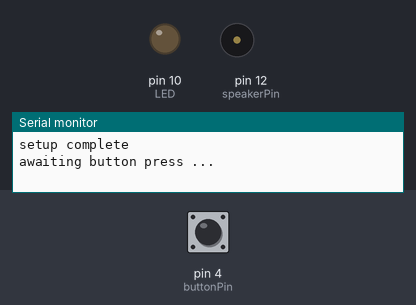
Recording of a sketch running on a simulated Arduino Uno, built with avr-gcc and run on an emulated ATmega328P. Parts: output pins drawn as LEDs (lit = HIGH), buzzer (waves = sounding), the last lines printed to the serial monitor. The inputs (shaded band) are chosen by the test bench; at power-on: pin 4 (buttonPin) LOW.

Above: at 1.2 s.
1.3 s: pin 4 (buttonPin) pulled HIGH for 1 s
At 3.5 s:
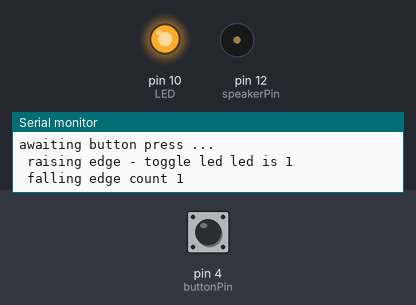
3.8 s: pin 4 (buttonPin) pulled HIGH for 0.15 s
At 4.5 s:
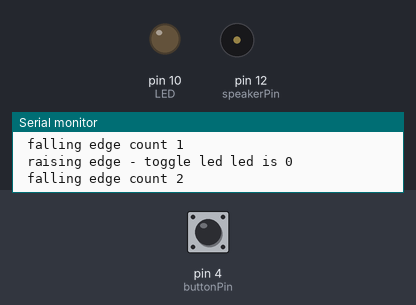
5.4 s: pin 4 (buttonPin) pulled HIGH for 3.2 s
At 6.0 s:
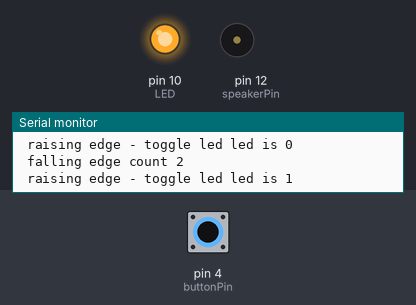
Timing chart, 0 to 10.1 s (numbered marks = the images above; inputs shaded):
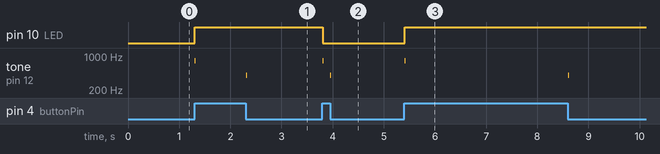

The sketch:

W07-04-DI-singleButton-RAISING-FALLING.ino
```cpp
// W07-04-DI-singleButton-RAISING-FALLING
// GOAL -- detect both edges while reading a button
// send that state over serial

/*
 *
 *
 *   NOTE TONE (speaker) conflicts with (messes up) PWM (~) On pin 11 and 3
 *
 *   if you want to use red led
 *   need to move RED LED WIRE to pin 6 !!!
 *
 *   this code uses pin 10 ( green led)
 *
 *
 */

// button variables
int buttonPin = 4 ;   // pin declare -- where is circuit ?
boolean buttonState =  0 ; // state of button 1=pressed, 0=not

// led variables
int     LED = 10;
boolean LEDState = 0;

// compare variables
boolean IS_PRESSED = 1; // we want to know when pressed
boolean NOT_PRESSED = 0;

// speaker variables -- // https://www.arduino.cc/reference/en/language/functions/advanced-io/tone/
int speakerPin = 12;
int raisingFrequency = 800;
int fallingFrequency = 400;

// diary variables
boolean lastButtonState = 0;

int counter=0;


void setup() {
  pinMode(buttonPin, INPUT); // INPUT OR OUTPUT ?
  pinMode(LED, OUTPUT);

  Serial.begin(9600);
  Serial.println("setup complete \n\n");
  Serial.println("awaiting button press ...");
}

void loop (){
  // (1) get current reading
  buttonState = digitalRead( buttonPin ); // read button

  // (2) compare -- look for raising edge
  // if the button IS pressed AND (&&) lastTime was NOT pressed
  if ((buttonState == IS_PRESSED) && (lastButtonState == NOT_PRESSED)) {

     Serial.print("\n raising edge - toggle led");

     LEDState = !LEDState; // toggle the led state
     Serial.print(" led is " );
     Serial.println(LEDState);

     tone(speakerPin, raisingFrequency);

  }

  // (2) compare -- look for falling edge
  // if button is NOT (!=) pressed AND (&&) lastTime it WAS (==) pressed
  if ((buttonState == NOT_PRESSED) && (lastButtonState == IS_PRESSED)) {

     Serial.print(" falling edge");

     counter++;
     Serial.print(" count ");
     Serial.println(counter);

     tone(speakerPin, fallingFrequency);

  }

  // take action
  digitalWrite(LED, LEDState);

  // (3) write in your diary - store this loops reading for later
  lastButtonState = buttonState; // save current reading for next loop
                                 // save      today      for tomorrow

  delay(15); // simple debounce - we will discuss in class
             // added a little time (10mS) to hear tone
  noTone(speakerPin);
}
```

Measured:
- after the input at 1.3 s, pin 10 (LED): LOW → HIGH at once; tone on pin 12 (speakerPin): silent → 800 Hz at once, → silent 0.02 s later, → 400 Hz 0.99 s later, → silent 0.02 s later
- after the input at 3.8 s, pin 10 (LED): HIGH → LOW at once; tone on pin 12 (speakerPin): silent → 800 Hz at once, → silent 0.02 s later, → 400 Hz 0.14 s later, → silent 0.02 s later
- after the input at 5.4 s, pin 10 (LED): LOW → HIGH at once; tone on pin 12 (speakerPin): silent → 800 Hz at once, → silent 0.02 s later, → 400 Hz 3.2 s later, → silent 0.02 s later
